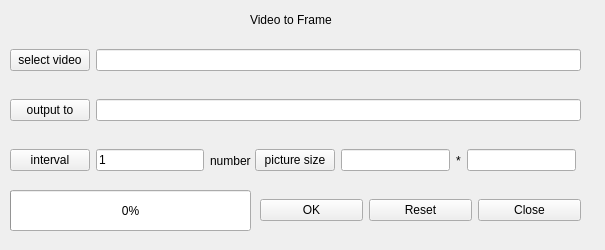
<?xml version="1.0" encoding="UTF-8"?>
<ui version="4.0">
 <class>Vid2Pic</class>
 <widget class="QWidget" name="Vid2Pic">
  <property name="geometry">
   <rect>
    <x>0</x>
    <y>0</y>
    <width>605</width>
    <height>250</height>
   </rect>
  </property>
  <property name="windowTitle">
   <string>Form</string>
  </property>
  <widget class="QLabel" name="label">
   <property name="geometry">
    <rect>
     <x>250</x>
     <y>10</y>
     <width>111</width>
     <height>20</height>
    </rect>
   </property>
   <property name="text">
    <string>Video to Frame</string>
   </property>
  </widget>
  <widget class="QWidget" name="horizontalLayoutWidget">
   <property name="geometry">
    <rect>
     <x>10</x>
     <y>40</y>
     <width>571</width>
     <height>41</height>
    </rect>
   </property>
   <layout class="QHBoxLayout" name="horizontalLayout">
    <item>
     <widget class="QPushButton" name="VideoButton">
      <property name="text">
       <string>select video</string>
      </property>
     </widget>
    </item>
    <item>
     <widget class="QLineEdit" name="VideoPath"/>
    </item>
   </layout>
  </widget>
  <widget class="QWidget" name="horizontalLayoutWidget_2">
   <property name="geometry">
    <rect>
     <x>10</x>
     <y>90</y>
     <width>571</width>
     <height>41</height>
    </rect>
   </property>
   <layout class="QHBoxLayout" name="horizontalLayout_2">
    <item>
     <widget class="QPushButton" name="PicSaveButton">
      <property name="text">
       <string>output to</string>
      </property>
     </widget>
    </item>
    <item>
     <widget class="QLineEdit" name="PicSaveDir"/>
    </item>
   </layout>
  </widget>
  <widget class="QWidget" name="horizontalLayoutWidget_3">
   <property name="geometry">
    <rect>
     <x>10</x>
     <y>140</y>
     <width>241</width>
     <height>41</height>
    </rect>
   </property>
   <layout class="QHBoxLayout" name="horizontalLayout_3">
    <item>
     <widget class="QPushButton" name="pushButton_3">
      <property name="text">
       <string>interval</string>
      </property>
     </widget>
    </item>
    <item>
     <widget class="QLineEdit" name="DuraNum">
      <property name="text">
       <string>1</string>
      </property>
     </widget>
    </item>
    <item>
     <widget class="QLabel" name="label_2">
      <property name="text">
       <string>number</string>
      </property>
     </widget>
    </item>
   </layout>
  </widget>
  <widget class="QWidget" name="horizontalLayoutWidget_4">
   <property name="geometry">
    <rect>
     <x>255</x>
     <y>140</y>
     <width>321</width>
     <height>41</height>
    </rect>
   </property>
   <layout class="QHBoxLayout" name="horizontalLayout_4">
    <item>
     <widget class="QPushButton" name="pushButton_4">
      <property name="text">
       <string>picture size</string>
      </property>
     </widget>
    </item>
    <item>
     <widget class="QLineEdit" name="ImgWidth"/>
    </item>
    <item>
     <widget class="QLabel" name="label_3">
      <property name="text">
       <string>*</string>
      </property>
     </widget>
    </item>
    <item>
     <widget class="QLineEdit" name="ImgHeight"/>
    </item>
   </layout>
  </widget>
  <widget class="QProgressBar" name="progressBar">
   <property name="geometry">
    <rect>
     <x>10</x>
     <y>190</y>
     <width>241</width>
     <height>41</height>
    </rect>
   </property>
   <property name="value">
    <number>0</number>
   </property>
  </widget>
  <widget class="QWidget" name="horizontalLayoutWidget_5">
   <property name="geometry">
    <rect>
     <x>260</x>
     <y>190</y>
     <width>321</width>
     <height>41</height>
    </rect>
   </property>
   <layout class="QHBoxLayout" name="horizontalLayout_5">
    <item>
     <widget class="QPushButton" name="ConfirmButton">
      <property name="text">
       <string>OK</string>
      </property>
     </widget>
    </item>
    <item>
     <widget class="QPushButton" name="ResetButton">
      <property name="text">
       <string>Reset</string>
      </property>
     </widget>
    </item>
    <item>
     <widget class="QPushButton" name="CloseButton">
      <property name="text">
       <string>Close</string>
      </property>
     </widget>
    </item>
   </layout>
  </widget>
 </widget>
 <resources/>
 <connections/>
</ui>
